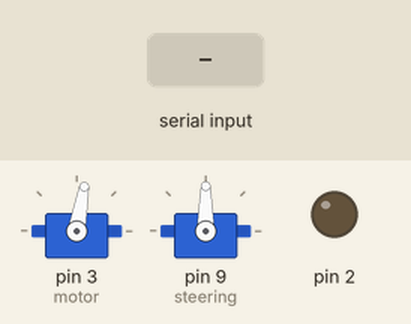
This sketch was run on a simulated Arduino Uno, built with avr-gcc and run on an emulated ATmega328P. Shown: 2 × servo, output pins drawn as LEDs (lit = HIGH). The inputs (shaded band) are chosen by the test bench. What the sketch prints to the serial monitor is not drawn.

Above: at 0.1 s.
At 3.2 s:
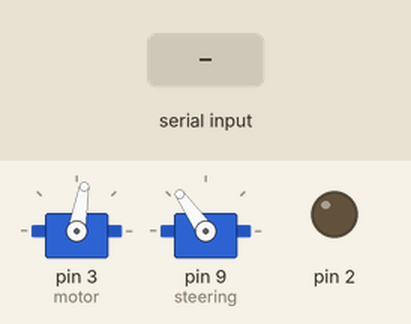
3.3 s: "90,45\n" received over Serial
4.8 s: "5\n" received over Serial
6.3 s: "1,90,45\n" received over Serial
Timing chart, 0 to 9.3 s (numbered marks = the images above; inputs shaded):
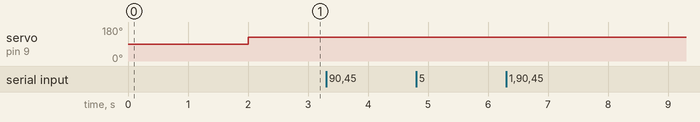

Measured:
- after the input at 3.3 s, every drawn part: stays the same
- after the input at 4.8 s, every drawn part: stays the same
- after the input at 6.3 s, every drawn part: stays the same

The sketch:

Arduino.ino
```cpp
/*
 *  Author: Jesse Arstein
 *  This code runs the RC Car
 *
 *
 */
#include <Servo.h>
//#include <String.h>
Servo motor;
Servo steering;
String data;
String motorValue;
String steeringValue;
int mV;
int sV;
int commaIndex;

String inputString = "";
int value = 0;
int steeringMax = 165;
int steeringMin = 95;
void setup()                    // run once, when the sketch starts
{

  motor.attach(3);
  delay(1);
  steering.attach(9);
  motor.write(80);
  delay(2000);
  Serial.begin(9600);            // set the baud rate to 9600, same should be of your Serial Monitor
  pinMode(2, OUTPUT);
  //pinMode(3, OUTPUT);
  steering.write(125);
}

void loop()
{

    while (Serial.available() > 0)
    {
        char recieved = Serial.read();
        data += recieved;

        // Process message when new line character is recieved
        if (recieved == '\n')
        {
            Serial.print("Arduino Received: ");
            Serial.print(data);

            commaIndex = data.indexOf('.');
            motorValue = data.substring(0,commaIndex);
            steeringValue = data.substring(commaIndex + 1);

            mV = motorValue.toInt();
            sV = steeringValue.toInt();
            Serial.println(sV);
            Serial.println(mV);
            if(mV <=1510 && mV >= 1350){
               motor.write(mV);
            }else if(mV >= 1240 && mV <=1340){
                 motor.write(mV);
            }
            if(sV < steeringMax && sV >= steeringMin){
              steering.write(sV);
            }
            data = ""; // Clear recieved buffer
            motorValue = "";
            steeringValue = "";
            Serial.flush();


        }
    }
//delay(8);


}
```
